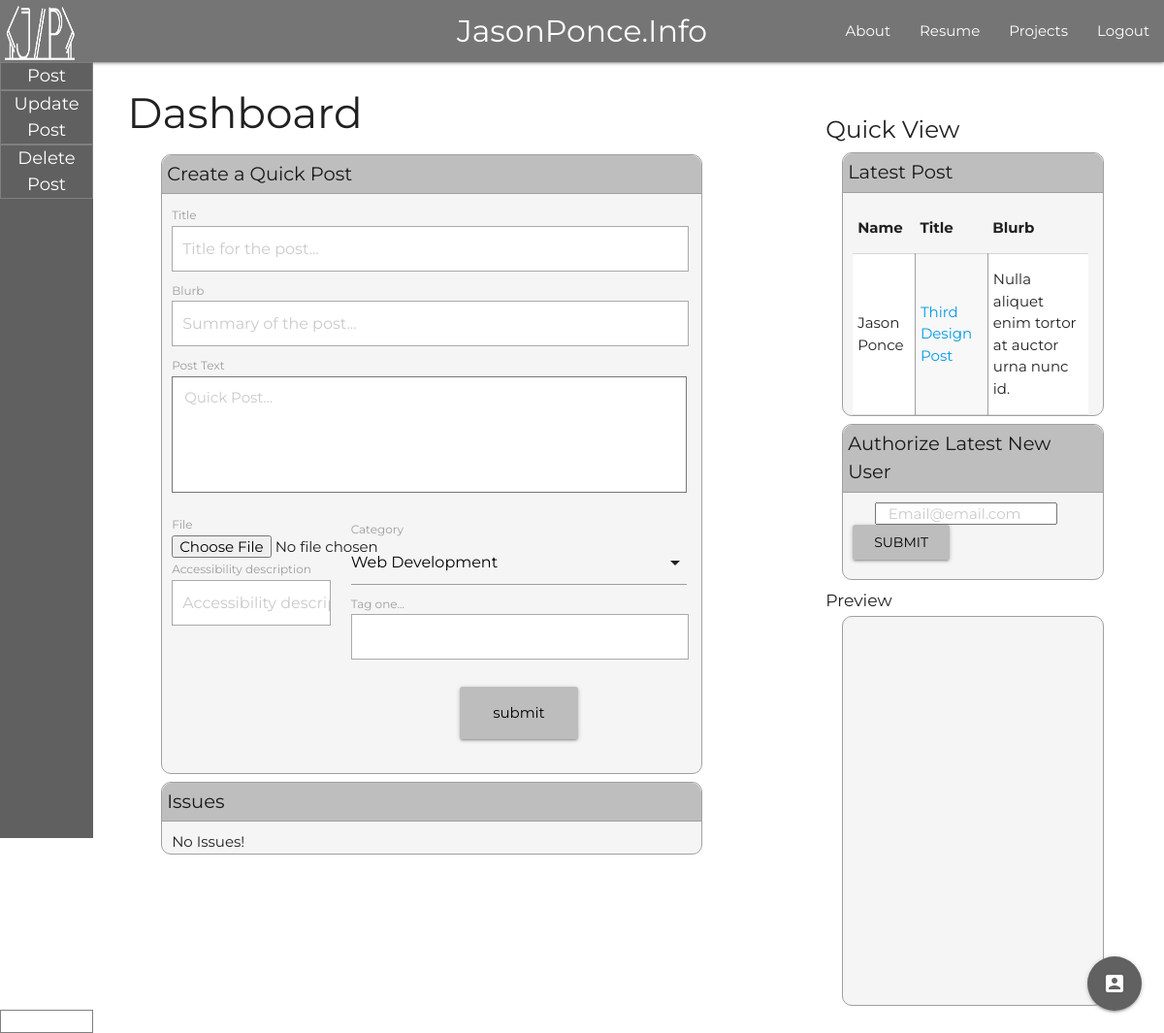
Screenshot of /admin (signed in) with the database file from the repository.
### jasonsite/models.py (models this page shows, shortened)
class User(db.Model, UserMixin):
    id              = db.Column(db.Integer, primary_key=True)
    email           = db.Column(db.String(120), unique=True, nullable=False)
    profile_image   = db.Column(db.String(20), nullable=False, default='default.png')
    password        = db.Column(db.String(60), nullable=False)
    first_name      = db.Column(db.String(64), nullable=False)
    last_name       = db.Column(db.String(64), nullable=False)
    status          = db.Column(db.Boolean, nullable=False)
    posts           = db.relationship('Post', backref='author', lazy=True)

class Post(db.Model, UserMixin):
    post_id         = db.Column(db.Integer, primary_key = True)
    user_id         = db.Column(db.Integer, db.ForeignKey('user.id'), nullable = False)
    title           = db.Column(db.String(64), nullable = False)
    date_posted     = db.Column(db.DateTime, nullable = False, default=datetime.utcnow)
    blurb           = db.Column(db.String(256), nullable = False)
    post            = db.Column(db.Text, nullable = False)
    images          = db.relationship('Images', backref = 'post_images', lazy = True)
    category        = db.Column(db.String(32), nullable = False)
    created_by      = db.relationship('User', backref = 'owner', lazy=True)
    more_posts      = db.relationship('Content', backref= 'test_txt', lazy = True)
    tag1            = db.Column(db.Text, nullable = False)
    tag2            = db.Column(db.Text, nullable = False)
    tag3            = db.Column(db.Text, nullable = False)
    tag4            = db.Column(db.Text, nullable = False)
    tag5            = db.Column(db.Text, nullable = False)
    main_image      = db.Column(db.Text, nullable = False)
    alt_source      = db.Column(db.Text, nullable = False)

### jasonsite/routes.py (the view, shortened to what this page needs)
@app.route("/admin", methods=['GET', 'POST'])
@login_required
def admin():
    page_title = "Dashboard"
    quick_view_tools = User.query.filter_by(status=0).all()
    admin_tool_form = AdminToolForm()
    post = PostForm()
    latest_post = Post.query.order_by(desc(Post.date_posted)).first()
    return render_template('admin.html', title=page_title, quick_view=quick_view_tools, admin_tool=admin_tool_form, post=post, latest_post=latest_post )

### jasonsite/forms.py
class AdminToolForm(FlaskForm):
    user            = StringField("Email", validators=[DataRequired("Please Input Email")])
    submit          = SubmitField('Submit')

class PostForm(FlaskForm):
    title           = StringField('Title')
    post            = TextAreaField('Post Text')
    blurb           = StringField('Blurb')
    category_post   = SelectField('Category', choices=[('web_development','Web Development'), ('web_design','Web Design'), ('graphic_design','Graphic Design') ])
    post_image      = FileField('File', validators=[FileAllowed(['jpg', 'png', 'jpeg', 'pdf'])])
    alt_title       = StringField("Accessibility description", validators=[DataRequired(message="For accessibility")])
    tag1            = StringField('Tag one...')
    tag2            = StringField('Tag two...')
    tag3            = StringField('Tag three...')
    tag4            = StringField('Tag four...')
    tag5            = StringField('Tag five...')
    fig_caption     = StringField('Fig caption...')
    ext_post1       = FormField(ExtendedPost)
    ext_post2       = FormField(ExtendedPost)
    ext_post3       = FormField(ExtendedPost)
    ext_post4       = FormField(ExtendedPost)
    ext_post5       = FormField(ExtendedPost)
    submit          = SubmitField('Submit')

### jasonsite/models.py (called while the page is built)
@login_manager.user_loader
def load_user(user_id):
    return User.query.get(int(user_id))

### jasonsite/templates/admin.html (shortened to what this page needs)
{% extends "index.html" %}
{% block head %}
{{super()}}
{% endblock %}
{% block nav %}
{{super()}}
{% endblock %}
{% block body %}
<page class="admin-grid">
    <aside class="sidebar">
        <section class="sidebar-links"><a href="{{ url_for('new_post') }}">Post</a></section>
        <section class="sidebar-links"><a href="">Update Post</a></section>
        <section class="sidebar-links"><a href="">Delete Post</a></section>
        <a href="{{ url_for('logout') }}" class="logout">Logout</a>
    </aside>
    <main class="dashboard">
        <div class="row">
            <section class="col s8">
                <h3>Dashboard</h3>
                <article class="admin-tools-container">
                    <div class="admin-tools-title">
                        Create a Quick Post
                    </div>
                    <div class="admin-tools-text" id="quick-post">
                        <form method="POST" action="" enctype="multipart/form-data">
                            {{ post.title.label() }}
                            {{ post.title(placeholder='Title for the post...') }}
                            {{ post.blurb.label() }}
                            {{ post.blurb(placeholder='Summary of the post...') }}
                            {{ post.post.label() }}
                            {{ post.post(placeholder="Quick Post...") }}
                            <div class="row">
                                <div class="input-field col s4">
                                    <div class="row">
                                        <div class="col s12">{{ post.post_image.label() }}</div>
                                        <div class="col s12">{{ post.post_image() }}</div>
                                        <div class="col s12">{{ post.alt_title.label() }}</div>
                                        <div class="col s12">{{ post.alt_title(placeholder='Accessibility description...', id="alt-title") }}</div>
                                    </div>
                                </div>
                                <div class="input-field col s8">
                                    <div class="row">
                                        <div class="col s12" id="category_post">
                                            {{ post.category_post.label }}
                                        </div>
                                        <div class="col s12" id="tag_block1">
                                            {{ post.tag1.label(for='tag1') }}
                                            {{ post.tag1(class="tag-style autocomplete_tags autocomplete", onfocus="unhideTag(this)") }}
                                        </div>
                                            <div class="center-align col s12 submit-btn">{{ post.submit( class="btn-large waves-effect waves-light grey lighten-1 btn-lowercase", type="submit", value="Submit" ) }}</div>
                                    </div>
                                </div>
                            </div>
                        </form>
                    </div>
                </article>
                <article class="admin-tools-container">
                    <div class="admin-tools-title">
                        Issues
                    </div>
                    <div class="admin-tools-text">
                        No Issues!
                    </div>
                </article>
            </section>
            <section class="col s4 quick-tools">
                <h5>Quick View</h5>
                <article>
                    <div class="admin-tools-container">
                        <div class="admin-tools-title">
                            Latest Post
                        </div>
                        <div class="admin-tools-text">
                            <table>
                                <thead>
                                    <tr>
                                        <th>Name</th>
                                        <th>Title</th>
                                        <th>Blurb</th>
                                    </tr>
                                </thead>
                                <tbody class="z-index-1">
                                    <tr>
                                        <td class="right-table-divider background-white-0">{{ latest_post.created_by.first_name }} {{ latest_post.created_by.last_name }}</td>
                                        <td class="right-table-divider background-white-1"><a href="{{ url_for('post', post_id=latest_post.post_id) }}">{{ latest_post.title }}</a></td>
                                        <td class="background-white-0">{{ latest_post.blurb }}</td>
                                    </tr>
                                </tbody>
                            </table>
                        </div>
                    </div>
                    <div class="admin-tools-container">
                        <div class="admin-tools-title">
                            Authorize Latest New User
                        </div>
                        <div class="admin-tools-text">
                                <div class="row">
                                    <div class="col s1"></div>
                                    <div class="col s7">
                                        {{ admin_tool.user(placeholder="Email@email.com", id="user_name", type="type") }}
                                    </div>
                                    <div class="col s4">
                                        {{ admin_tool.submit( class="btn waves-effect waves-light grey lighten-1 lowercase-btn", type="submit", value="Submit" ) }}
                                    </div>
                                </div>
                        </div>
                    </div>
                </article>
                <article>
                    <h6>Preview</h6>
                    <div class="admin-tools-container">
                        <div class="preview-post">
                        </div>
                    </div>
                </article>
            </section>
        </div>
    </main>
</page>
<div class="fixed-action-btn">
    <a class="btn-floating btn-large grey darken-2">
    <i class="large material-icons">account_box</i>
    </a>
    </div>
{% endblock %}

### jasonsite/static/css/mystyle.css (style rules this page uses)
input::placeholder, textarea::placeholder { padding-left: 10px; color: rgba(180, 180, 180, 0.7); }
textarea::placeholder { padding-top: 10px; }
.material-icons { color: rgba(255, 255, 255, 1); }
.admin-grid { display: grid; grid-template-columns: 10vw auto; grid-template-rows: auto; grid-template-areas: "sidebar dashboard"; }
.sidebar { grid-area: sidebar; position: relative; background-color: #606060; width: 8vw; height: 100vh; }
.dashboard { grid-area: dashboard; }
.sidebar-links { border: 1px solid #808080; text-align: center; font-size: 1.2rem; }
.sidebar-links > a { color: white; }
.logout { position: fixed; bottom: 0; text-align: center; width: 8vw; color: white; border: 1px solid #808080; transition: all 0.3s ease; }
.admin-tools-container { border: 1px solid #A0A0A0; border-radius: 10px; width: 80%; margin-left: 5%; margin-bottom: 1vh; background-color: #F5F5F5; }
.admin-tools-title { font-size: 1.3rem; border-bottom: 1px solid #A0A0A0; border-radius: 10px 10px 0px 0px; background-color: #BEBEBE; padding-left: 10px; padding: 5px 5px; }
.admin-tools-text { padding-left: 10px; padding-right: 15px; padding-top: 10px; }
#category_post { margin-top: 5px; }
#quick-post { margin-bottom: 0px !important; }
form > .row { margin-bottom: 0px !important; }
.submit-btn { margin-top: 20px; }
.tag-style { background-color: white !important; border: 1px solid #A9A9A9 !important; }
#blurb { background-color: white; border: 1px solid #A9A9A9; }
#title { background-color: white; border: 1px solid #A9A9A9; }
#alt-title { background-color: white; border: 1px solid #A9A9A9; }
.admin-tools-text > form > textarea { resize: none; height: 15vh; background-color: white; }
.quick-tools { margin-top: 5vh; }
.preview-post { position: sticky; height: 50vh; }
.right-table-divider { border-right: 1px solid #A0A0A0; }
.background-white-0 { background-color: white; }
.background-white-1 { background-color: #F8F8F8; }

### rows the page displays
User: created_by.first_name "Jason", created_by.last_name "Ponce"
Post: title "Third Design Post", blurb "Nulla aliquet enim tortor at auctor urna nunc id."

### other values shown
{{ post.title.label() }} "Title"
{{ post.blurb.label() }} "Blurb"
{{ post.post.label() }} "Post Text"
{{ post.post_image.label() }} "File"
{{ post.alt_title.label() }} "Accessibility description"
{{ post.category_post.label }} "Category"
{{ post.tag1.label(for='tag1') }} "Tag one..."
